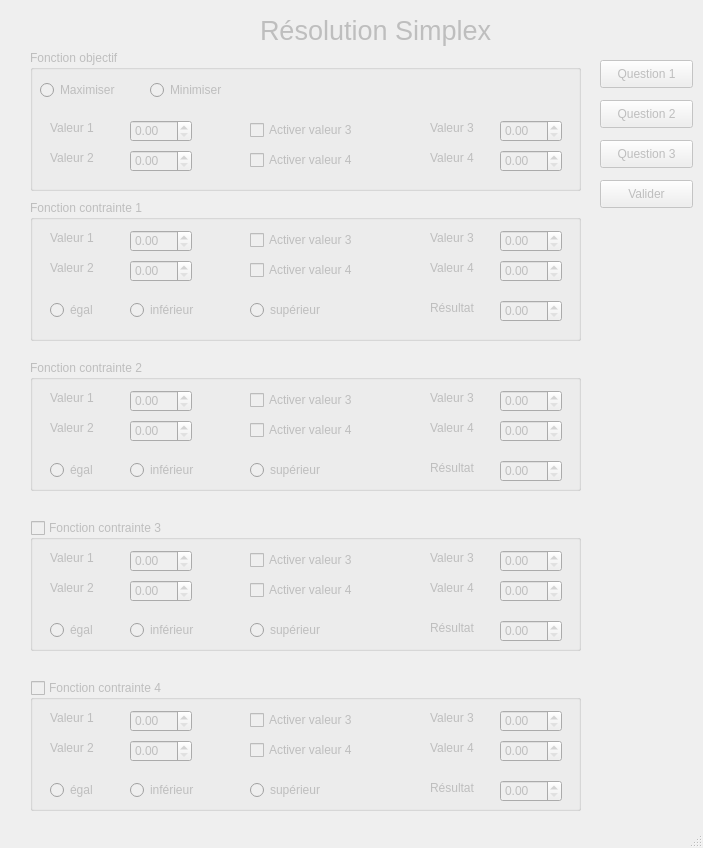
<?xml version="1.0" encoding="UTF-8"?>
<ui version="4.0">
 <class>simplex</class>
 <widget class="QMainWindow" name="simplex">
  <property name="enabled">
   <bool>true</bool>
  </property>
  <property name="geometry">
   <rect>
    <x>0</x>
    <y>0</y>
    <width>703</width>
    <height>848</height>
   </rect>
  </property>
  <property name="windowTitle">
   <string>Resolution Simplex</string>
  </property>
  <widget class="QWidget" name="centralwidget">
   <property name="enabled">
    <bool>false</bool>
   </property>
   <widget class="QLabel" name="title_lbl">
    <property name="geometry">
     <rect>
      <x>260</x>
      <y>10</y>
      <width>291</width>
      <height>41</height>
     </rect>
    </property>
    <property name="font">
     <font>
      <pointsize>20</pointsize>
     </font>
    </property>
    <property name="text">
     <string>Résolution Simplex</string>
    </property>
   </widget>
   <widget class="QGroupBox" name="fonction_gb">
    <property name="enabled">
     <bool>false</bool>
    </property>
    <property name="geometry">
     <rect>
      <x>30</x>
      <y>50</y>
      <width>551</width>
      <height>141</height>
     </rect>
    </property>
    <property name="title">
     <string>Fonction objectif</string>
    </property>
    <property name="checkable">
     <bool>false</bool>
    </property>
    <widget class="QRadioButton" name="rbtn_max">
     <property name="enabled">
      <bool>false</bool>
     </property>
     <property name="geometry">
      <rect>
       <x>10</x>
       <y>30</y>
       <width>95</width>
       <height>20</height>
      </rect>
     </property>
     <property name="text">
      <string>Maximiser</string>
     </property>
    </widget>
    <widget class="QRadioButton" name="rbtn_min">
     <property name="enabled">
      <bool>false</bool>
     </property>
     <property name="geometry">
      <rect>
       <x>120</x>
       <y>30</y>
       <width>95</width>
       <height>20</height>
      </rect>
     </property>
     <property name="text">
      <string>Minimiser</string>
     </property>
    </widget>
    <widget class="QDoubleSpinBox" name="dsb_val1_fct">
     <property name="geometry">
      <rect>
       <x>100</x>
       <y>70</y>
       <width>62</width>
       <height>22</height>
      </rect>
     </property>
     <property name="maximum">
      <double>10001.000000000000000</double>
     </property>
    </widget>
    <widget class="QLabel" name="lbl_val1_fct">
     <property name="enabled">
      <bool>false</bool>
     </property>
     <property name="geometry">
      <rect>
       <x>20</x>
       <y>70</y>
       <width>55</width>
       <height>16</height>
      </rect>
     </property>
     <property name="text">
      <string>Valeur 1</string>
     </property>
    </widget>
    <widget class="QDoubleSpinBox" name="dsb_val2_fct">
     <property name="enabled">
      <bool>false</bool>
     </property>
     <property name="geometry">
      <rect>
       <x>100</x>
       <y>100</y>
       <width>62</width>
       <height>22</height>
      </rect>
     </property>
     <property name="maximum">
      <double>10001.000000000000000</double>
     </property>
    </widget>
    <widget class="QLabel" name="lbl_val2_fct">
     <property name="enabled">
      <bool>false</bool>
     </property>
     <property name="geometry">
      <rect>
       <x>20</x>
       <y>100</y>
       <width>55</width>
       <height>16</height>
      </rect>
     </property>
     <property name="text">
      <string>Valeur 2</string>
     </property>
    </widget>
    <widget class="QLabel" name="lbl_val3_fct">
     <property name="enabled">
      <bool>false</bool>
     </property>
     <property name="geometry">
      <rect>
       <x>400</x>
       <y>70</y>
       <width>55</width>
       <height>16</height>
      </rect>
     </property>
     <property name="text">
      <string>Valeur 3</string>
     </property>
    </widget>
    <widget class="QDoubleSpinBox" name="dsb_val3_fct">
     <property name="geometry">
      <rect>
       <x>470</x>
       <y>70</y>
       <width>62</width>
       <height>22</height>
      </rect>
     </property>
     <property name="maximum">
      <double>10001.000000000000000</double>
     </property>
    </widget>
    <widget class="QDoubleSpinBox" name="dsb_val4_fct">
     <property name="geometry">
      <rect>
       <x>470</x>
       <y>100</y>
       <width>62</width>
       <height>22</height>
      </rect>
     </property>
     <property name="maximum">
      <double>10001.000000000000000</double>
     </property>
    </widget>
    <widget class="QLabel" name="lbl_val4_fct">
     <property name="enabled">
      <bool>false</bool>
     </property>
     <property name="geometry">
      <rect>
       <x>400</x>
       <y>100</y>
       <width>55</width>
       <height>16</height>
      </rect>
     </property>
     <property name="text">
      <string>Valeur 4</string>
     </property>
    </widget>
    <widget class="QCheckBox" name="ckb_val3_fct">
     <property name="enabled">
      <bool>false</bool>
     </property>
     <property name="geometry">
      <rect>
       <x>220</x>
       <y>70</y>
       <width>121</width>
       <height>20</height>
      </rect>
     </property>
     <property name="text">
      <string>Activer valeur 3</string>
     </property>
    </widget>
    <widget class="QCheckBox" name="ckb_val4_fct">
     <property name="enabled">
      <bool>false</bool>
     </property>
     <property name="geometry">
      <rect>
       <x>220</x>
       <y>100</y>
       <width>111</width>
       <height>20</height>
      </rect>
     </property>
     <property name="text">
      <string>Activer valeur 4</string>
     </property>
    </widget>
   </widget>
   <widget class="QGroupBox" name="contrainte1_gb">
    <property name="geometry">
     <rect>
      <x>30</x>
      <y>200</y>
      <width>551</width>
      <height>141</height>
     </rect>
    </property>
    <property name="title">
     <string>Fonction contrainte 1</string>
    </property>
    <widget class="QDoubleSpinBox" name="dsb_val4_c1">
     <property name="geometry">
      <rect>
       <x>470</x>
       <y>60</y>
       <width>62</width>
       <height>22</height>
      </rect>
     </property>
     <property name="maximum">
      <double>10001.000000000000000</double>
     </property>
    </widget>
    <widget class="QLabel" name="lbl_val4_c1">
     <property name="enabled">
      <bool>false</bool>
     </property>
     <property name="geometry">
      <rect>
       <x>400</x>
       <y>60</y>
       <width>55</width>
       <height>16</height>
      </rect>
     </property>
     <property name="text">
      <string>Valeur 4</string>
     </property>
    </widget>
    <widget class="QDoubleSpinBox" name="dsb_val3_c1">
     <property name="enabled">
      <bool>false</bool>
     </property>
     <property name="geometry">
      <rect>
       <x>470</x>
       <y>30</y>
       <width>62</width>
       <height>22</height>
      </rect>
     </property>
     <property name="maximum">
      <double>10001.000000000000000</double>
     </property>
    </widget>
    <widget class="QLabel" name="lbl_val3_c1">
     <property name="enabled">
      <bool>false</bool>
     </property>
     <property name="geometry">
      <rect>
       <x>400</x>
       <y>30</y>
       <width>55</width>
       <height>16</height>
      </rect>
     </property>
     <property name="text">
      <string>Valeur 3</string>
     </property>
    </widget>
    <widget class="QLabel" name="lbl_val2_c1">
     <property name="enabled">
      <bool>false</bool>
     </property>
     <property name="geometry">
      <rect>
       <x>20</x>
       <y>60</y>
       <width>55</width>
       <height>16</height>
      </rect>
     </property>
     <property name="text">
      <string>Valeur 2</string>
     </property>
    </widget>
    <widget class="QCheckBox" name="ckb_val4_c1">
     <property name="enabled">
      <bool>false</bool>
     </property>
     <property name="geometry">
      <rect>
       <x>220</x>
       <y>60</y>
       <width>111</width>
       <height>20</height>
      </rect>
     </property>
     <property name="text">
      <string>Activer valeur 4</string>
     </property>
    </widget>
    <widget class="QLabel" name="lbl_val1_c1">
     <property name="enabled">
      <bool>false</bool>
     </property>
     <property name="geometry">
      <rect>
       <x>20</x>
       <y>30</y>
       <width>55</width>
       <height>16</height>
      </rect>
     </property>
     <property name="text">
      <string>Valeur 1</string>
     </property>
    </widget>
    <widget class="QDoubleSpinBox" name="dsb_val1_c1">
     <property name="geometry">
      <rect>
       <x>100</x>
       <y>30</y>
       <width>62</width>
       <height>22</height>
      </rect>
     </property>
     <property name="maximum">
      <double>10001.000000000000000</double>
     </property>
    </widget>
    <widget class="QDoubleSpinBox" name="dsb_val2_c2">
     <property name="enabled">
      <bool>false</bool>
     </property>
     <property name="geometry">
      <rect>
       <x>100</x>
       <y>60</y>
       <width>62</width>
       <height>22</height>
      </rect>
     </property>
     <property name="maximum">
      <double>10001.000000000000000</double>
     </property>
    </widget>
    <widget class="QCheckBox" name="ckb_val3_c1">
     <property name="enabled">
      <bool>false</bool>
     </property>
     <property name="geometry">
      <rect>
       <x>220</x>
       <y>30</y>
       <width>121</width>
       <height>20</height>
      </rect>
     </property>
     <property name="text">
      <string>Activer valeur 3</string>
     </property>
    </widget>
    <widget class="QRadioButton" name="rdb_egal_c1">
     <property name="enabled">
      <bool>false</bool>
     </property>
     <property name="geometry">
      <rect>
       <x>20</x>
       <y>100</y>
       <width>95</width>
       <height>20</height>
      </rect>
     </property>
     <property name="text">
      <string>égal</string>
     </property>
    </widget>
    <widget class="QRadioButton" name="rdb_inf_c1">
     <property name="geometry">
      <rect>
       <x>100</x>
       <y>100</y>
       <width>95</width>
       <height>20</height>
      </rect>
     </property>
     <property name="text">
      <string>inférieur</string>
     </property>
    </widget>
    <widget class="QRadioButton" name="rdb_sup_c1">
     <property name="geometry">
      <rect>
       <x>220</x>
       <y>100</y>
       <width>95</width>
       <height>20</height>
      </rect>
     </property>
     <property name="text">
      <string>supérieur</string>
     </property>
    </widget>
    <widget class="QLabel" name="lbl_res_c1">
     <property name="enabled">
      <bool>false</bool>
     </property>
     <property name="geometry">
      <rect>
       <x>400</x>
       <y>100</y>
       <width>55</width>
       <height>16</height>
      </rect>
     </property>
     <property name="text">
      <string>Résultat</string>
     </property>
    </widget>
    <widget class="QDoubleSpinBox" name="dsb_res_c1">
     <property name="geometry">
      <rect>
       <x>470</x>
       <y>100</y>
       <width>62</width>
       <height>22</height>
      </rect>
     </property>
     <property name="maximum">
      <double>10001.000000000000000</double>
     </property>
    </widget>
   </widget>
   <widget class="QGroupBox" name="contrainte2_gb">
    <property name="geometry">
     <rect>
      <x>30</x>
      <y>360</y>
      <width>551</width>
      <height>131</height>
     </rect>
    </property>
    <property name="title">
     <string>Fonction contrainte 2</string>
    </property>
    <widget class="QLabel" name="lbl_val3_c2">
     <property name="enabled">
      <bool>false</bool>
     </property>
     <property name="geometry">
      <rect>
       <x>400</x>
       <y>30</y>
       <width>55</width>
       <height>16</height>
      </rect>
     </property>
     <property name="text">
      <string>Valeur 3</string>
     </property>
    </widget>
    <widget class="QCheckBox" name="ckb_val4_c2">
     <property name="enabled">
      <bool>false</bool>
     </property>
     <property name="geometry">
      <rect>
       <x>220</x>
       <y>60</y>
       <width>111</width>
       <height>20</height>
      </rect>
     </property>
     <property name="text">
      <string>Activer valeur 4</string>
     </property>
    </widget>
    <widget class="QCheckBox" name="ckb_val3_c2">
     <property name="enabled">
      <bool>false</bool>
     </property>
     <property name="geometry">
      <rect>
       <x>220</x>
       <y>30</y>
       <width>121</width>
       <height>20</height>
      </rect>
     </property>
     <property name="text">
      <string>Activer valeur 3</string>
     </property>
    </widget>
    <widget class="QLabel" name="lbl_val4_c2">
     <property name="enabled">
      <bool>false</bool>
     </property>
     <property name="geometry">
      <rect>
       <x>400</x>
       <y>60</y>
       <width>55</width>
       <height>16</height>
      </rect>
     </property>
     <property name="text">
      <string>Valeur 4</string>
     </property>
    </widget>
    <widget class="QLabel" name="lbl_val2_c2">
     <property name="enabled">
      <bool>false</bool>
     </property>
     <property name="geometry">
      <rect>
       <x>20</x>
       <y>60</y>
       <width>55</width>
       <height>16</height>
      </rect>
     </property>
     <property name="text">
      <string>Valeur 2</string>
     </property>
    </widget>
    <widget class="QLabel" name="lbl_val1_c2">
     <property name="enabled">
      <bool>false</bool>
     </property>
     <property name="geometry">
      <rect>
       <x>20</x>
       <y>30</y>
       <width>55</width>
       <height>16</height>
      </rect>
     </property>
     <property name="text">
      <string>Valeur 1</string>
     </property>
    </widget>
    <widget class="QDoubleSpinBox" name="dsb_val1_c2">
     <property name="geometry">
      <rect>
       <x>100</x>
       <y>30</y>
       <width>62</width>
       <height>22</height>
      </rect>
     </property>
     <property name="maximum">
      <double>10001.000000000000000</double>
     </property>
    </widget>
    <widget class="QDoubleSpinBox" name="dsb_val2_c2_2">
     <property name="enabled">
      <bool>false</bool>
     </property>
     <property name="geometry">
      <rect>
       <x>100</x>
       <y>60</y>
       <width>62</width>
       <height>22</height>
      </rect>
     </property>
     <property name="maximum">
      <double>10001.000000000000000</double>
     </property>
    </widget>
    <widget class="QDoubleSpinBox" name="dsb_val3_c2">
     <property name="geometry">
      <rect>
       <x>470</x>
       <y>30</y>
       <width>62</width>
       <height>22</height>
      </rect>
     </property>
     <property name="maximum">
      <double>10001.000000000000000</double>
     </property>
    </widget>
    <widget class="QDoubleSpinBox" name="dsb_val4_c2">
     <property name="geometry">
      <rect>
       <x>470</x>
       <y>60</y>
       <width>62</width>
       <height>22</height>
      </rect>
     </property>
     <property name="maximum">
      <double>10001.000000000000000</double>
     </property>
    </widget>
    <widget class="QDoubleSpinBox" name="dsb_res_c2">
     <property name="geometry">
      <rect>
       <x>470</x>
       <y>100</y>
       <width>62</width>
       <height>22</height>
      </rect>
     </property>
     <property name="maximum">
      <double>10001.000000000000000</double>
     </property>
    </widget>
    <widget class="QRadioButton" name="rdb_egal_c2">
     <property name="geometry">
      <rect>
       <x>20</x>
       <y>100</y>
       <width>95</width>
       <height>20</height>
      </rect>
     </property>
     <property name="text">
      <string>égal</string>
     </property>
    </widget>
    <widget class="QLabel" name="lbl_res_c2">
     <property name="enabled">
      <bool>false</bool>
     </property>
     <property name="geometry">
      <rect>
       <x>400</x>
       <y>100</y>
       <width>55</width>
       <height>16</height>
      </rect>
     </property>
     <property name="text">
      <string>Résultat</string>
     </property>
    </widget>
    <widget class="QRadioButton" name="rdb_sup_c2">
     <property name="geometry">
      <rect>
       <x>220</x>
       <y>100</y>
       <width>95</width>
       <height>20</height>
      </rect>
     </property>
     <property name="text">
      <string>supérieur</string>
     </property>
    </widget>
    <widget class="QRadioButton" name="rdb_inf_c2">
     <property name="geometry">
      <rect>
       <x>100</x>
       <y>100</y>
       <width>95</width>
       <height>20</height>
      </rect>
     </property>
     <property name="text">
      <string>inférieur</string>
     </property>
    </widget>
   </widget>
   <widget class="QGroupBox" name="contrainte3_gb">
    <property name="geometry">
     <rect>
      <x>30</x>
      <y>520</y>
      <width>551</width>
      <height>131</height>
     </rect>
    </property>
    <property name="title">
     <string>Fonction contrainte 3</string>
    </property>
    <property name="checkable">
     <bool>true</bool>
    </property>
    <property name="checked">
     <bool>false</bool>
    </property>
    <widget class="QLabel" name="lbl_val3_c3">
     <property name="enabled">
      <bool>false</bool>
     </property>
     <property name="geometry">
      <rect>
       <x>400</x>
       <y>30</y>
       <width>55</width>
       <height>16</height>
      </rect>
     </property>
     <property name="text">
      <string>Valeur 3</string>
     </property>
    </widget>
    <widget class="QCheckBox" name="ckb_val4_c3">
     <property name="enabled">
      <bool>false</bool>
     </property>
     <property name="geometry">
      <rect>
       <x>220</x>
       <y>60</y>
       <width>111</width>
       <height>20</height>
      </rect>
     </property>
     <property name="text">
      <string>Activer valeur 4</string>
     </property>
    </widget>
    <widget class="QCheckBox" name="ckb_val3_c3">
     <property name="enabled">
      <bool>false</bool>
     </property>
     <property name="geometry">
      <rect>
       <x>220</x>
       <y>30</y>
       <width>121</width>
       <height>20</height>
      </rect>
     </property>
     <property name="text">
      <string>Activer valeur 3</string>
     </property>
    </widget>
    <widget class="QLabel" name="lbl_val4_c3">
     <property name="enabled">
      <bool>false</bool>
     </property>
     <property name="geometry">
      <rect>
       <x>400</x>
       <y>60</y>
       <width>55</width>
       <height>16</height>
      </rect>
     </property>
     <property name="text">
      <string>Valeur 4</string>
     </property>
    </widget>
    <widget class="QLabel" name="lbl_val2_c3">
     <property name="enabled">
      <bool>false</bool>
     </property>
     <property name="geometry">
      <rect>
       <x>20</x>
       <y>60</y>
       <width>55</width>
       <height>16</height>
      </rect>
     </property>
     <property name="text">
      <string>Valeur 2</string>
     </property>
    </widget>
    <widget class="QLabel" name="lbl_val1_c3">
     <property name="enabled">
      <bool>false</bool>
     </property>
     <property name="geometry">
      <rect>
       <x>20</x>
       <y>30</y>
       <width>55</width>
       <height>16</height>
      </rect>
     </property>
     <property name="text">
      <string>Valeur 1</string>
     </property>
    </widget>
    <widget class="QDoubleSpinBox" name="dsb_val1_c3">
     <property name="geometry">
      <rect>
       <x>100</x>
       <y>30</y>
       <width>62</width>
       <height>22</height>
      </rect>
     </property>
     <property name="maximum">
      <double>10001.000000000000000</double>
     </property>
    </widget>
    <widget class="QDoubleSpinBox" name="dsb_val2_c3">
     <property name="enabled">
      <bool>false</bool>
     </property>
     <property name="geometry">
      <rect>
       <x>100</x>
       <y>60</y>
       <width>62</width>
       <height>22</height>
      </rect>
     </property>
     <property name="maximum">
      <double>10001.000000000000000</double>
     </property>
    </widget>
    <widget class="QDoubleSpinBox" name="dsb_val3_c3">
     <property name="geometry">
      <rect>
       <x>470</x>
       <y>30</y>
       <width>62</width>
       <height>22</height>
      </rect>
     </property>
     <property name="maximum">
      <double>10001.000000000000000</double>
     </property>
    </widget>
    <widget class="QDoubleSpinBox" name="dsb_val4_c3">
     <property name="geometry">
      <rect>
       <x>470</x>
       <y>60</y>
       <width>62</width>
       <height>22</height>
      </rect>
     </property>
     <property name="maximum">
      <double>10001.000000000000000</double>
     </property>
    </widget>
    <widget class="QDoubleSpinBox" name="dsb_res_c3">
     <property name="geometry">
      <rect>
       <x>470</x>
       <y>100</y>
       <width>62</width>
       <height>22</height>
      </rect>
     </property>
     <property name="maximum">
      <double>10001.000000000000000</double>
     </property>
    </widget>
    <widget class="QRadioButton" name="rdb_inf_c3">
     <property name="geometry">
      <rect>
       <x>100</x>
       <y>100</y>
       <width>95</width>
       <height>20</height>
      </rect>
     </property>
     <property name="text">
      <string>inférieur</string>
     </property>
    </widget>
    <widget class="QLabel" name="lbl_res_c3">
     <property name="enabled">
      <bool>false</bool>
     </property>
     <property name="geometry">
      <rect>
       <x>400</x>
       <y>100</y>
       <width>55</width>
       <height>16</height>
      </rect>
     </property>
     <property name="text">
      <string>Résultat</string>
     </property>
    </widget>
    <widget class="QRadioButton" name="rdb_sup_c3">
     <property name="geometry">
      <rect>
       <x>220</x>
       <y>100</y>
       <width>95</width>
       <height>20</height>
      </rect>
     </property>
     <property name="text">
      <string>supérieur</string>
     </property>
    </widget>
    <widget class="QRadioButton" name="rdb_egal_c3">
     <property name="geometry">
      <rect>
       <x>20</x>
       <y>100</y>
       <width>95</width>
       <height>20</height>
      </rect>
     </property>
     <property name="text">
      <string>égal</string>
     </property>
    </widget>
   </widget>
   <widget class="QGroupBox" name="contrainte4_gb">
    <property name="enabled">
     <bool>false</bool>
    </property>
    <property name="geometry">
     <rect>
      <x>30</x>
      <y>680</y>
      <width>551</width>
      <height>131</height>
     </rect>
    </property>
    <property name="title">
     <string>Fonction contrainte 4</string>
    </property>
    <property name="checkable">
     <bool>true</bool>
    </property>
    <property name="checked">
     <bool>false</bool>
    </property>
    <widget class="QLabel" name="lbl_val3_c4">
     <property name="enabled">
      <bool>false</bool>
     </property>
     <property name="geometry">
      <rect>
       <x>400</x>
       <y>30</y>
       <width>55</width>
       <height>16</height>
      </rect>
     </property>
     <property name="text">
      <string>Valeur 3</string>
     </property>
    </widget>
    <widget class="QCheckBox" name="ckb_val4_c4">
     <property name="enabled">
      <bool>false</bool>
     </property>
     <property name="geometry">
      <rect>
       <x>220</x>
       <y>60</y>
       <width>111</width>
       <height>20</height>
      </rect>
     </property>
     <property name="text">
      <string>Activer valeur 4</string>
     </property>
    </widget>
    <widget class="QCheckBox" name="ckb_val3_c4">
     <property name="enabled">
      <bool>false</bool>
     </property>
     <property name="geometry">
      <rect>
       <x>220</x>
       <y>30</y>
       <width>121</width>
       <height>20</height>
      </rect>
     </property>
     <property name="text">
      <string>Activer valeur 3</string>
     </property>
    </widget>
    <widget class="QLabel" name="lbl_val4_c4">
     <property name="enabled">
      <bool>false</bool>
     </property>
     <property name="geometry">
      <rect>
       <x>400</x>
       <y>60</y>
       <width>55</width>
       <height>16</height>
      </rect>
     </property>
     <property name="text">
      <string>Valeur 4</string>
     </property>
    </widget>
    <widget class="QLabel" name="lbl_val2_c4">
     <property name="enabled">
      <bool>false</bool>
     </property>
     <property name="geometry">
      <rect>
       <x>20</x>
       <y>60</y>
       <width>55</width>
       <height>16</height>
      </rect>
     </property>
     <property name="text">
      <string>Valeur 2</string>
     </property>
    </widget>
    <widget class="QLabel" name="lbl_val1_c4">
     <property name="enabled">
      <bool>false</bool>
     </property>
     <property name="geometry">
      <rect>
       <x>20</x>
       <y>30</y>
       <width>55</width>
       <height>16</height>
      </rect>
     </property>
     <property name="text">
      <string>Valeur 1</string>
     </property>
    </widget>
    <widget class="QDoubleSpinBox" name="dsb_val1_c4">
     <property name="geometry">
      <rect>
       <x>100</x>
       <y>30</y>
       <width>62</width>
       <height>22</height>
      </rect>
     </property>
     <property name="maximum">
      <double>10001.000000000000000</double>
     </property>
    </widget>
    <widget class="QDoubleSpinBox" name="dsb_val2_c4">
     <property name="enabled">
      <bool>false</bool>
     </property>
     <property name="geometry">
      <rect>
       <x>100</x>
       <y>60</y>
       <width>62</width>
       <height>22</height>
      </rect>
     </property>
     <property name="maximum">
      <double>10001.000000000000000</double>
     </property>
    </widget>
    <widget class="QDoubleSpinBox" name="dsb_val3_c4">
     <property name="geometry">
      <rect>
       <x>470</x>
       <y>30</y>
       <width>62</width>
       <height>22</height>
      </rect>
     </property>
     <property name="maximum">
      <double>10001.000000000000000</double>
     </property>
    </widget>
    <widget class="QDoubleSpinBox" name="dsb_val4_c4">
     <property name="geometry">
      <rect>
       <x>470</x>
       <y>60</y>
       <width>62</width>
       <height>22</height>
      </rect>
     </property>
     <property name="maximum">
      <double>10001.000000000000000</double>
     </property>
    </widget>
    <widget class="QDoubleSpinBox" name="dsb_res_c4">
     <property name="geometry">
      <rect>
       <x>470</x>
       <y>100</y>
       <width>62</width>
       <height>22</height>
      </rect>
     </property>
     <property name="maximum">
      <double>10001.000000000000000</double>
     </property>
    </widget>
    <widget class="QLabel" name="lbl_res_c4">
     <property name="enabled">
      <bool>false</bool>
     </property>
     <property name="geometry">
      <rect>
       <x>400</x>
       <y>100</y>
       <width>55</width>
       <height>16</height>
      </rect>
     </property>
     <property name="text">
      <string>Résultat</string>
     </property>
    </widget>
    <widget class="QRadioButton" name="rdb_sup_c4">
     <property name="geometry">
      <rect>
       <x>220</x>
       <y>100</y>
       <width>95</width>
       <height>20</height>
      </rect>
     </property>
     <property name="text">
      <string>supérieur</string>
     </property>
    </widget>
    <widget class="QRadioButton" name="rdb_egal_c4">
     <property name="geometry">
      <rect>
       <x>20</x>
       <y>100</y>
       <width>95</width>
       <height>20</height>
      </rect>
     </property>
     <property name="text">
      <string>égal</string>
     </property>
    </widget>
    <widget class="QRadioButton" name="rdb_inf_c4">
     <property name="geometry">
      <rect>
       <x>100</x>
       <y>100</y>
       <width>95</width>
       <height>20</height>
      </rect>
     </property>
     <property name="text">
      <string>inférieur</string>
     </property>
    </widget>
   </widget>
   <widget class="QPushButton" name="btn_q1">
    <property name="enabled">
     <bool>false</bool>
    </property>
    <property name="geometry">
     <rect>
      <x>600</x>
      <y>60</y>
      <width>93</width>
      <height>28</height>
     </rect>
    </property>
    <property name="text">
     <string>Question 1</string>
    </property>
   </widget>
   <widget class="QPushButton" name="btn_q2">
    <property name="enabled">
     <bool>false</bool>
    </property>
    <property name="geometry">
     <rect>
      <x>600</x>
      <y>100</y>
      <width>93</width>
      <height>28</height>
     </rect>
    </property>
    <property name="text">
     <string>Question 2</string>
    </property>
   </widget>
   <widget class="QPushButton" name="btn_q3">
    <property name="enabled">
     <bool>false</bool>
    </property>
    <property name="geometry">
     <rect>
      <x>600</x>
      <y>140</y>
      <width>93</width>
      <height>28</height>
     </rect>
    </property>
    <property name="text">
     <string>Question 3</string>
    </property>
   </widget>
   <widget class="QPushButton" name="btn_valider">
    <property name="enabled">
     <bool>false</bool>
    </property>
    <property name="geometry">
     <rect>
      <x>600</x>
      <y>180</y>
      <width>93</width>
      <height>28</height>
     </rect>
    </property>
    <property name="text">
     <string>Valider</string>
    </property>
   </widget>
  </widget>
  <widget class="QStatusBar" name="statusbar"/>
 </widget>
 <resources/>
 <connections/>
</ui>
